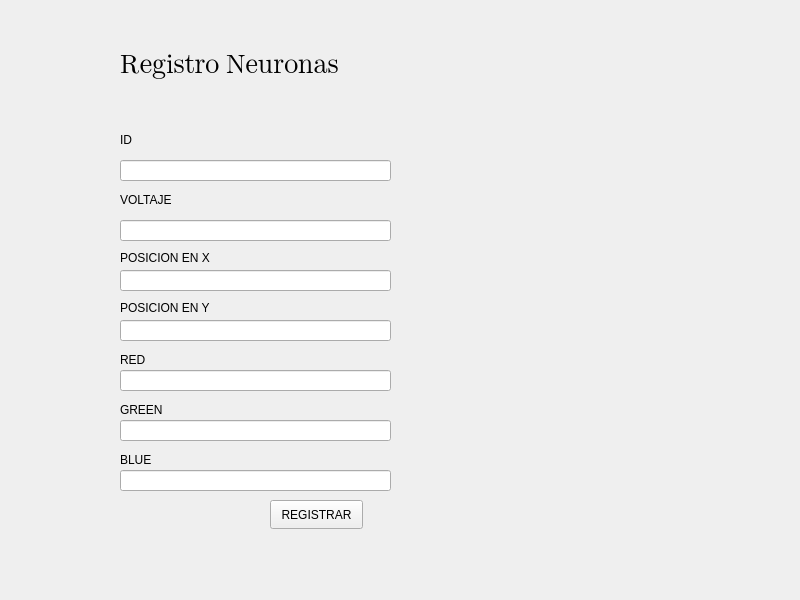
<?xml version="1.0" encoding="UTF-8"?>
<ui version="4.0">
 <class>Widget</class>
 <widget class="QWidget" name="Widget">
  <property name="geometry">
   <rect>
    <x>0</x>
    <y>0</y>
    <width>800</width>
    <height>600</height>
   </rect>
  </property>
  <property name="windowTitle">
   <string>Widget</string>
  </property>
  <widget class="QLineEdit" name="BLUE">
   <property name="geometry">
    <rect>
     <x>120</x>
     <y>470</y>
     <width>271</width>
     <height>21</height>
    </rect>
   </property>
  </widget>
  <widget class="QLineEdit" name="GREEN">
   <property name="geometry">
    <rect>
     <x>120</x>
     <y>420</y>
     <width>271</width>
     <height>21</height>
    </rect>
   </property>
  </widget>
  <widget class="QLabel" name="label_14">
   <property name="geometry">
    <rect>
     <x>120</x>
     <y>300</y>
     <width>131</width>
     <height>16</height>
    </rect>
   </property>
   <property name="text">
    <string>POSICION EN Y</string>
   </property>
  </widget>
  <widget class="QLineEdit" name="POSICIONX">
   <property name="geometry">
    <rect>
     <x>120</x>
     <y>270</y>
     <width>271</width>
     <height>21</height>
    </rect>
   </property>
  </widget>
  <widget class="QLabel" name="label_16">
   <property name="geometry">
    <rect>
     <x>120</x>
     <y>130</y>
     <width>63</width>
     <height>20</height>
    </rect>
   </property>
   <property name="text">
    <string>ID</string>
   </property>
  </widget>
  <widget class="QLabel" name="label_15">
   <property name="geometry">
    <rect>
     <x>120</x>
     <y>250</y>
     <width>111</width>
     <height>16</height>
    </rect>
   </property>
   <property name="text">
    <string>POSICION EN X</string>
   </property>
  </widget>
  <widget class="QLabel" name="RESULTADO">
   <property name="geometry">
    <rect>
     <x>10</x>
     <y>550</y>
     <width>781</width>
     <height>20</height>
    </rect>
   </property>
   <property name="text">
    <string/>
   </property>
  </widget>
  <widget class="QLineEdit" name="POSICIONY">
   <property name="geometry">
    <rect>
     <x>120</x>
     <y>320</y>
     <width>271</width>
     <height>21</height>
    </rect>
   </property>
  </widget>
  <widget class="QLabel" name="label_2">
   <property name="geometry">
    <rect>
     <x>120</x>
     <y>40</y>
     <width>271</width>
     <height>51</height>
    </rect>
   </property>
   <property name="font">
    <font>
     <family>Segoe UI Emoji</family>
     <pointsize>20</pointsize>
    </font>
   </property>
   <property name="cursor">
    <cursorShape>SizeHorCursor</cursorShape>
   </property>
   <property name="text">
    <string>Registro Neuronas</string>
   </property>
  </widget>
  <widget class="QLabel" name="label_11">
   <property name="geometry">
    <rect>
     <x>120</x>
     <y>350</y>
     <width>63</width>
     <height>20</height>
    </rect>
   </property>
   <property name="text">
    <string>RED</string>
   </property>
  </widget>
  <widget class="QLineEdit" name="data_ID">
   <property name="geometry">
    <rect>
     <x>120</x>
     <y>160</y>
     <width>271</width>
     <height>21</height>
    </rect>
   </property>
  </widget>
  <widget class="QLineEdit" name="RED">
   <property name="geometry">
    <rect>
     <x>120</x>
     <y>370</y>
     <width>271</width>
     <height>21</height>
    </rect>
   </property>
  </widget>
  <widget class="QLabel" name="label_12">
   <property name="geometry">
    <rect>
     <x>120</x>
     <y>450</y>
     <width>63</width>
     <height>20</height>
    </rect>
   </property>
   <property name="text">
    <string>BLUE</string>
   </property>
  </widget>
  <widget class="QLabel" name="label_13">
   <property name="geometry">
    <rect>
     <x>120</x>
     <y>400</y>
     <width>63</width>
     <height>20</height>
    </rect>
   </property>
   <property name="text">
    <string>GREEN</string>
   </property>
  </widget>
  <widget class="QLabel" name="label_10">
   <property name="geometry">
    <rect>
     <x>120</x>
     <y>190</y>
     <width>63</width>
     <height>20</height>
    </rect>
   </property>
   <property name="text">
    <string>VOLTAJE</string>
   </property>
  </widget>
  <widget class="QLineEdit" name="data_VOLTAJE">
   <property name="geometry">
    <rect>
     <x>120</x>
     <y>220</y>
     <width>271</width>
     <height>21</height>
    </rect>
   </property>
  </widget>
  <widget class="QPushButton" name="regi">
   <property name="geometry">
    <rect>
     <x>270</x>
     <y>500</y>
     <width>93</width>
     <height>29</height>
    </rect>
   </property>
   <property name="text">
    <string>REGISTRAR</string>
   </property>
  </widget>
 </widget>
 <resources/>
 <connections/>
</ui>
